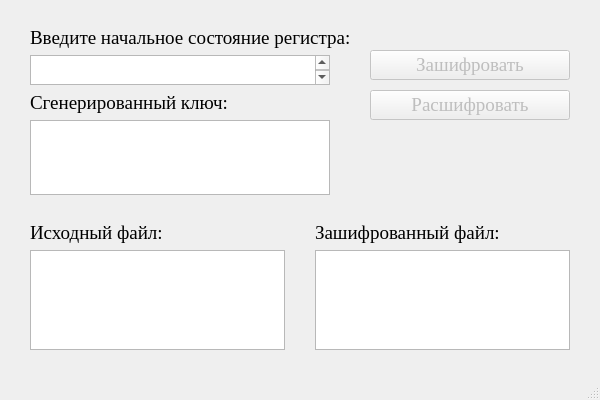
<?xml version="1.0" encoding="UTF-8"?>
<ui version="4.0">
 <class>MainWindow</class>
 <widget class="QMainWindow" name="MainWindow">
  <property name="geometry">
   <rect>
    <x>0</x>
    <y>0</y>
    <width>600</width>
    <height>400</height>
   </rect>
  </property>
  <property name="windowTitle">
   <string>MainWindow</string>
  </property>
  <widget class="QWidget" name="centralwidget">
   <widget class="QLabel" name="StartConditionLabel">
    <property name="geometry">
     <rect>
      <x>30</x>
      <y>25</y>
      <width>350</width>
      <height>25</height>
     </rect>
    </property>
    <property name="font">
     <font>
      <family>Times New Roman</family>
      <pointsize>14</pointsize>
     </font>
    </property>
    <property name="text">
     <string>Введите начальное состояние регистра:</string>
    </property>
   </widget>
   <widget class="QPlainTextEdit" name="StartConditionEdit">
    <property name="geometry">
     <rect>
      <x>30</x>
      <y>55</y>
      <width>300</width>
      <height>30</height>
     </rect>
    </property>
    <property name="font">
     <font>
      <pointsize>14</pointsize>
     </font>
    </property>
   </widget>
   <widget class="QPlainTextEdit" name="KeyEdit">
    <property name="geometry">
     <rect>
      <x>30</x>
      <y>120</y>
      <width>300</width>
      <height>75</height>
     </rect>
    </property>
    <property name="font">
     <font>
      <pointsize>14</pointsize>
     </font>
    </property>
    <property name="readOnly">
     <bool>true</bool>
    </property>
   </widget>
   <widget class="QLabel" name="KeyLabel">
    <property name="geometry">
     <rect>
      <x>30</x>
      <y>90</y>
      <width>300</width>
      <height>25</height>
     </rect>
    </property>
    <property name="font">
     <font>
      <family>Times New Roman</family>
      <pointsize>14</pointsize>
     </font>
    </property>
    <property name="text">
     <string>Сгенерированный ключ:</string>
    </property>
   </widget>
   <widget class="QPlainTextEdit" name="PlainTextEdit">
    <property name="geometry">
     <rect>
      <x>30</x>
      <y>250</y>
      <width>255</width>
      <height>100</height>
     </rect>
    </property>
   </widget>
   <widget class="QPlainTextEdit" name="CipherEditLabel">
    <property name="geometry">
     <rect>
      <x>315</x>
      <y>250</y>
      <width>255</width>
      <height>100</height>
     </rect>
    </property>
   </widget>
   <widget class="QLabel" name="PlainFileLabel">
    <property name="geometry">
     <rect>
      <x>30</x>
      <y>220</y>
      <width>251</width>
      <height>25</height>
     </rect>
    </property>
    <property name="font">
     <font>
      <family>Times New Roman</family>
      <pointsize>14</pointsize>
     </font>
    </property>
    <property name="text">
     <string>Исходный файл:</string>
    </property>
   </widget>
   <widget class="QLabel" name="CipherFileLabel">
    <property name="geometry">
     <rect>
      <x>315</x>
      <y>220</y>
      <width>251</width>
      <height>25</height>
     </rect>
    </property>
    <property name="font">
     <font>
      <family>Times New Roman</family>
      <pointsize>14</pointsize>
     </font>
    </property>
    <property name="text">
     <string>Зашифрованный файл:</string>
    </property>
   </widget>
   <widget class="QPushButton" name="pushButton">
    <property name="enabled">
     <bool>false</bool>
    </property>
    <property name="geometry">
     <rect>
      <x>370</x>
      <y>50</y>
      <width>200</width>
      <height>30</height>
     </rect>
    </property>
    <property name="font">
     <font>
      <family>Times New Roman</family>
      <pointsize>14</pointsize>
     </font>
    </property>
    <property name="text">
     <string>Зашифровать</string>
    </property>
   </widget>
   <widget class="QPushButton" name="pushButton_2">
    <property name="enabled">
     <bool>false</bool>
    </property>
    <property name="geometry">
     <rect>
      <x>370</x>
      <y>90</y>
      <width>200</width>
      <height>30</height>
     </rect>
    </property>
    <property name="font">
     <font>
      <family>Times New Roman</family>
      <pointsize>14</pointsize>
     </font>
    </property>
    <property name="text">
     <string>Расшифровать</string>
    </property>
   </widget>
  </widget>
  <widget class="QStatusBar" name="statusbar"/>
 </widget>
 <resources/>
 <connections/>
</ui>
